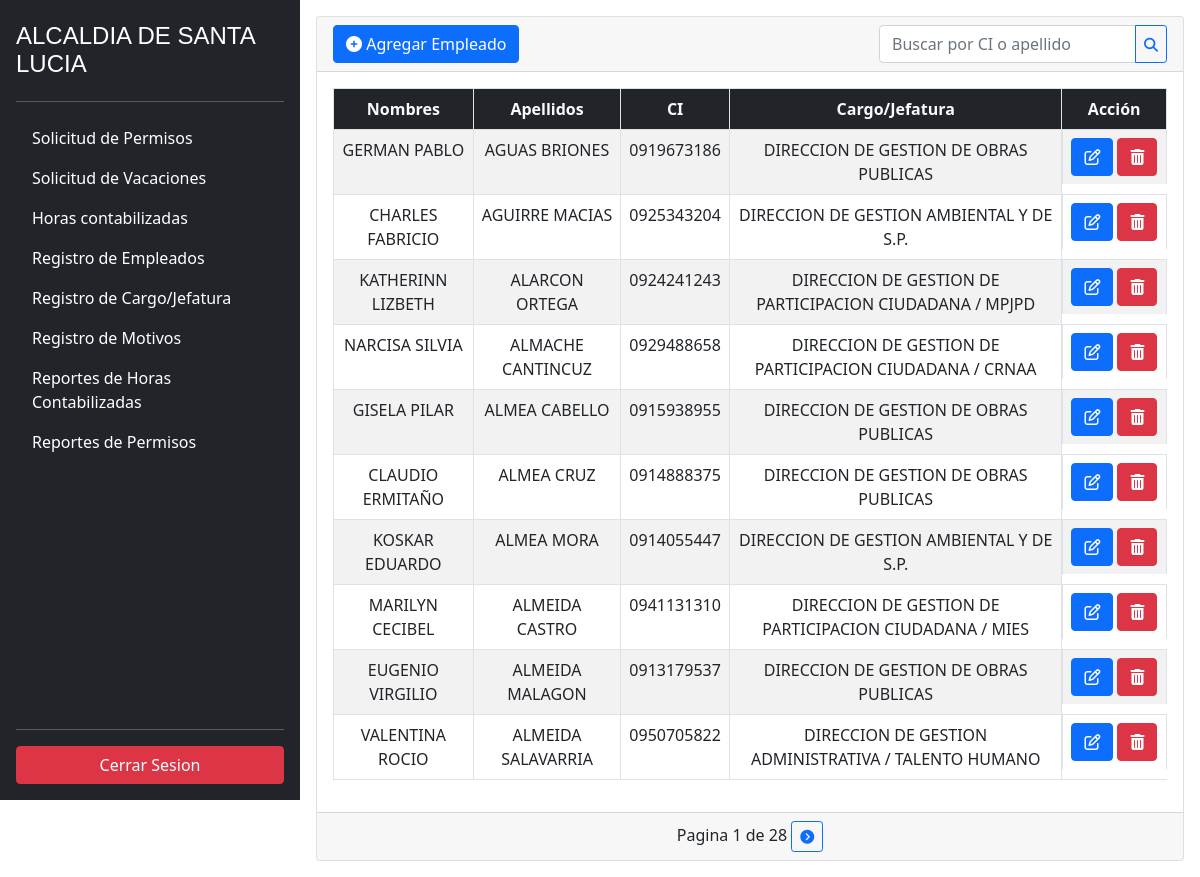
The page /employee/ (signed in) on the database its author committed.
### employee/models.py (models this page shows, shortened)
class Employee(models.Model):
    identification = models.CharField(max_length=13)
    name = models.CharField(max_length=60)
    lastname = models.CharField(max_length=60)
    created = models.DateTimeField(auto_now_add=True)
    updated = models.DateTimeField(auto_now=True)
    jefatura = models.ForeignKey(
        Jefatura,
        related_name='jefatura',
        on_delete=models.SET_NULL,
        null=True
    )
    state = models.BooleanField(default=True)

class Jefatura(models.Model):
    description = models.CharField(max_length=200)
    created = models.DateTimeField(auto_now_add=True)
    updated = models.DateTimeField(auto_now=True)
    state = models.BooleanField(default=True)

### employee/views.py (the view)
# urls.py: path('employee/', login_required(EmployeeGenericView.as_view()), name="list_employee"),
class EmployeeGenericView(ListView):
    model = Employee
    paginate_by= 10
    context_object_name = 'employees'
    def get_queryset(self):
       result = super(EmployeeGenericView, self).get_queryset().order_by("-lastname")
       query = self.request.GET.get('search')
       if query:
           searchName = Employee.objects.filter(Q(identification__icontains=query)| Q(lastname__icontains=query)).order_by("-lastname")
           result = searchName
       else:
           result = Employee.objects.all()
       return result

### employee/templates/employee/employee_list.html
{% extends 'base.html' %}
{% block sidebar %}
{% include 'sidebar.html' %}
{% endblock %}
{% block content %}
<div class="m-3">
    <div class="card">
        <div class="card-header d-flex justify-content-between align-items-center">
            <a href="{% url 'employee:new_employee' %}" class="btn btn-primary"><i class="fa fa-plus-circle"></i>
                Agregar Empleado</a>
                <form method="GET" action="{% url 'employee:list_employee' %}">
                    <div class="input-group">
                        <input type="text" class="form-control m-0" placeholder="Buscar por CI o apellido" name="search">
                        <button class="btn btn-outline-primary btn-sm" type="submit"><i class="fa fa-search"></i></button>
                    </div>
                </form>
        </div>
        <div class="card-body">
            <table class="table table-bordered table-striped">
                <thead class="bg-dark">
                    <tr class="text-center text-light">
                        <th scope="col">Nombres</th>
                        <th scope="col">Apellidos</th>
                        <th scope="col">CI</th>
                        <th scope="col">Cargo/Jefatura</th>
                        <th scope="col" class="text-center">Acción</th>
                    </tr>
                </thead>
                <tbody>
                    {% for employee in employees %}
                    <tr class="text-center">
                        <td>{{employee.name}}</td>
                        <td>{{employee.lastname}}</td>
                        <td>{{employee.identification}}</td>
                        <td>{{employee.jefatura.description}}</td>
                        <td class="d-flex justify-content-center">
                            <div class="me-1">
                                <a class="btn btn-primary" href="{% url 'employee:update_employee' employee.id %}">
                                    <i class="fa fa-edit"></i>
                                </a>
                            </div>
                            <div>
                                <a class="btn btn-danger" href="{% url 'employee:detail_employee' employee.id %}"><i
                                        class="fa fa-trash" aria-hidden="true"></i></a>
                            </div>
                        </td>
                    </tr>
                    {% endfor %}
                </tbody>
            </table>
        </div>
        {% include 'paginator.html' %}
    </div>
</div>
{% endblock %}

### employee/static/css/style.css (style rules this page uses)
* { box-sizing: border-box; margin: 0; padding: 0; }
input, label { margin: .4rem 0; }

### rows shown on the page
Employee: name "GERMAN PABLO", lastname "AGUAS BRIONES", identification "0919673186", jefatura.description "DIRECCION DE GESTION DE OBRAS PUBLICAS"
Employee: name "CHARLES FABRICIO", lastname "AGUIRRE MACIAS", identification "0925343204", jefatura.description "DIRECCION DE GESTION AMBIENTAL Y DE S.P."
Employee: name "KATHERINN LIZBETH", lastname "ALARCON ORTEGA", identification "0924241243", jefatura.description "DIRECCION DE GESTION DE PARTICIPACION CIUDADANA / MPJPD"
Employee: name "NARCISA SILVIA", lastname "ALMACHE CANTINCUZ", identification "0929488658", jefatura.description "DIRECCION DE GESTION DE PARTICIPACION CIUDADANA / CRNAA"
Employee: name "GISELA PILAR", lastname "ALMEA CABELLO", identification "0915938955", jefatura.description "DIRECCION DE GESTION DE OBRAS PUBLICAS"
Employee: name "CLAUDIO ERMITAÑO", lastname "ALMEA CRUZ", identification "0914888375", jefatura.description "DIRECCION DE GESTION DE OBRAS PUBLICAS"
Employee: name "KOSKAR EDUARDO", lastname "ALMEA MORA", identification "0914055447", jefatura.description "DIRECCION DE GESTION AMBIENTAL Y DE S.P."
Employee: name "MARILYN CECIBEL", lastname "ALMEIDA CASTRO", identification "0941131310", jefatura.description "DIRECCION DE GESTION DE PARTICIPACION CIUDADANA / MIES"
Employee: name "EUGENIO VIRGILIO", lastname "ALMEIDA MALAGON", identification "0913179537", jefatura.description "DIRECCION DE GESTION DE OBRAS PUBLICAS"
Employee: name "VALENTINA ROCIO", lastname "ALMEIDA SALAVARRIA", identification "0950705822", jefatura.description "DIRECCION DE GESTION ADMINISTRATIVA / TALENTO HUMANO"

### other values the page prints
{{ page_obj.number }} "1"
{{ page_obj.paginator.num_pages }} "28"
